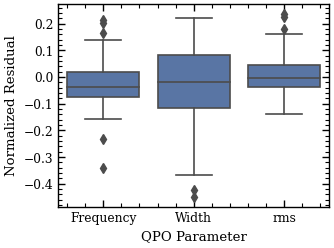

Generate this figure with Python:
import numpy as np 
import pandas as pd 
from qpoml import collection 
from sklearn.ensemble import RandomForestRegressor
import matplotlib.pyplot as plt 
import seaborn as sns

fold = 9

collec = collection()

qpo_path = '/ar1/PROJ/fjuhsd/personal/thaddaeus/github/MAXI-J1535/final-push/data/pipeline/GRS/[QPO][regression].csv'
context_path = '/ar1/PROJ/fjuhsd/personal/thaddaeus/github/MAXI-J1535/final-push/data/pipeline/GRS/[scalar-input][regression].csv'

context_preprocess_dict = {'A':'normalize','B':'normalize','C':'normalize','D':'normalize','E':'normalize','F':'normalize'}
qpo_preprocess_dict = {'frequency':'normalize', 'width':'normalize', 'rms':'normalize'}
units = {'frequency':'Hz'}

collec.load(qpo_csv=qpo_path, context_csv=context_path, context_preprocess=context_preprocess_dict, qpo_preprocess=qpo_preprocess_dict, units=units, approach='regression') 

collec.evaluate(model=RandomForestRegressor(), evaluation_approach='k-fold', folds=10)

y_test = collec.y_test
predictions = collec.predictions

def bias_report(predictions, y_test, feature_names:list, ax:None, fold:int=0):
    r'''
    
    Arguments
    ---------

    predictions 
        - list of shape (m, n) where (m) is number of 'rows' or instances/observations, and (n) is number of features. Can be for multiple folds, zeroth will be selected for study by default

    y_test 
        - same, but for true values

     
    '''

    from scipy import stats 

    predictions, y_test = (np.transpose(i) for i in [predictions[fold], y_test[fold]])

    diffs = [i-j for i, j in zip(predictions, y_test)]

    means = np.mean(np.abs(diffs), axis=1)
    stds = np.array([np.std(i) for i in np.abs(diffs)])

    plt.style.use('/ar1/PROJ/fjuhsd/personal/thaddaeus/github/QPOML/qpoml/stylish.mplstyle')
    sns.set_context("paper") #font_scale=
    sns.set_palette('deep')
    seaborn_colors = sns.color_palette('deep')

    df = pd.DataFrame()

    for i in range(len(diffs)): 
        df[feature_names[i]] = diffs[i]

    fig, ax = plt.subplots()
    sns.boxplot(data=df, color=seaborn_colors[0])
    ax.set(xlabel='QPO Parameter', ylabel='Normalized Residual')

    ks_ps = {} 

    for i in range(len(diffs)):
        for j in range(i, len(diffs)-1):
            p = stats.kstest(diffs[i], diffs[j], alternative='two-sided')[1]
            ks_ps.update(f'{feature_names[i]}-{feature_names[j]}':[p])

    ks_df = pd.DataFrame(ks_ps)

    return ks_df 

bias_report(predictions, y_test, feature_names=['Frequency', 'Width', 'rms'])
